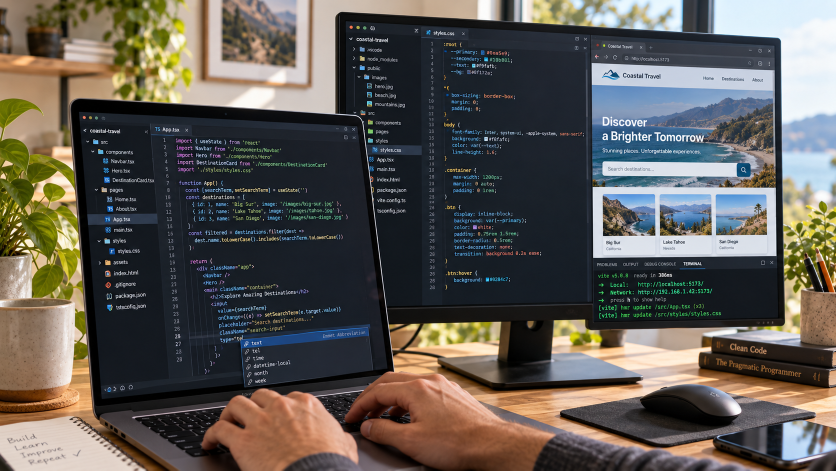
#> input picture output/imagegen/web-development-v2.png, 1672 x 941 px (shown at 1/2 size)
$ python animate-web-development.py web-development-v2.png
#> lines starting #> are read from the running program, lines starting #| are printed output that depends on the picture; after the words box and inside, x2 and y2 are one past the last pixel; in counts of white or black regions, pixels touching at a corner belong together
"""Animate code inside the three screen regions; preserve the rest of the photo."""
from pathlib import Path
import math
import re
import subprocess
import sys
from PIL import Image, ImageDraw, ImageFont, ImageFilter

ROOT = Path(__file__).resolve().parent
FPS, SECONDS = 20, 12
SIZE = (1280, 720)
BASE = Image.open(ROOT / 'web-development-v2.png').convert('RGB').resize(SIZE, Image.Resampling.LANCZOS)
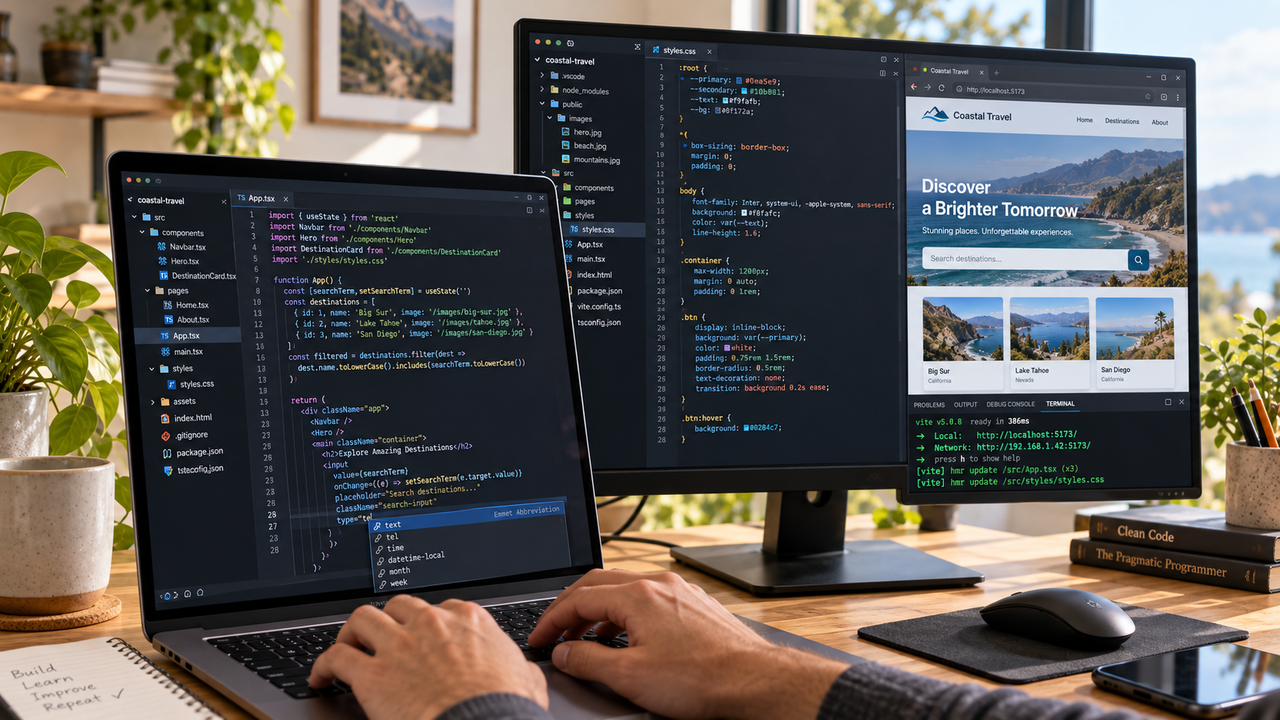
#> BASE: PIL image 1280x720 RGB; mean R, G, B 93.4, 89.5, 84.1
FONT = ImageFont.truetype('/System/Library/Fonts/Menlo.ttc', 14)
BG = (24, 32, 42)
CODE = '''function ProjectCard({ project }) {
  const [isOpen, setIsOpen] = useState(false);

  return (
    <article className="project-card">
      <img src={project.image} alt={project.name} />
      <h2>{project.name}</h2>
      <p>{project.description}</p>
      <button onClick={() => setIsOpen(!isOpen)}>
        Explore project
      </button>
      {isOpen && <ProjectDetails project={project} />}
    </article>
  );
}

export default ProjectCard;

'''
CSS = '''.project-card {
  display: flex;
  flex-direction: column;
  gap: 1rem;
  padding: 1.5rem;
  background: var(--surface);
  border-radius: 16px;
  transition: transform 200ms;
}

.project-card:hover {
  transform: translateY(-4px);
}

.project-grid {
  display: grid;
  grid-template-columns: repeat(3, 1fr);
  gap: 2rem;
  max-width: 1200px;
  margin: 0 auto;
}

.site-header {
  position: sticky;
  top: 0;
  display: flex;
  align-items: center;
  justify-content: space-between;
  padding: 1rem 2rem;
  background: var(--surface);
}

.search-input {
  width: 100%;
  padding: 0.75rem 1rem;
  border: 1px solid var(--border);
  border-radius: 8px;
  color: var(--text);
}

'''
LOGS = [
    '[vite] hot update /src/App.tsx',
    '[vite] hot update /src/styles.css',
    '✓ ProjectCard.tsx compiled in 24ms',
    '✓ GET /projects 200 OK',
    '✓ Build successful · watching files',
    '➜ Local: http://localhost:5173/',
]
TOKENS = re.compile(r'(\"[^\"]*\"|\x27[^\x27]*\x27|\b(?:const|function|return|export|default|import|from)\b|\b\d+(?:\.\d+)?(?:px|ms|rem)?\b|[{}<>();=])')

# [59 lines left out: functions code_line, laptop, monitor, terminal, not called in this run]

def solve(a, b):
    rows = [list(row) + [v] for row, v in zip(a, b)]
    for c in range(8):
        pivot = max(range(c, 8), key=lambda r: abs(rows[r][c]))
        rows[c], rows[pivot] = rows[pivot], rows[c]
        d = rows[c][c]
        rows[c] = [v / d for v in rows[c]]
        for r in range(8):
            if r != c:
                d = rows[r][c]
                rows[r] = [v - d * w for v, w in zip(rows[r], rows[c])]
    return [row[-1] for row in rows]

def prepare(source_size, corners):
#> called with source_size = (540, 650)
    pts = [(x * SIZE[0] / 1672, y * SIZE[1] / 941) for x, y in corners]
    left, top = math.floor(min(p[0] for p in pts)), math.floor(min(p[1] for p in pts))
    right, bottom = math.ceil(max(p[0] for p in pts)), math.ceil(max(p[1] for p in pts))
    pts = [(x - left, y - top) for x, y in pts]
    w, h = source_size
    a, b = [], []
    for (x, y), (u, v) in zip(pts, [(0, 0), (w, 0), (w, h), (0, h)]):
        a.extend([[x, y, 1, 0, 0, 0, -u*x, -u*y], [0, 0, 0, x, y, 1, -v*x, -v*y]])
        b.extend([u, v])
    mask = Image.new('L', (right-left, bottom-top))
#> mask: PIL image 354x389 L; every value is 0
    ImageDraw.Draw(mask).polygon(pts, fill=255)
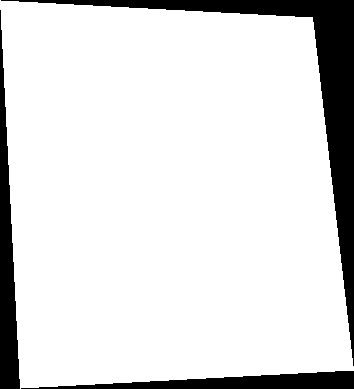
#> mask: PIL image 354x389 L; 87.1% white; 3 black regions, box (x1, y1, x2, y2) and area: (1, 0, 354, 366) 10762, (0, 10, 20, 389) 3890, (21, 371, 354, 389) 3168
    mask = mask.filter(ImageFilter.GaussianBlur(.65))
    return (left, top), mask, solve(a, b)

LAYERS = [
    (laptop, prepare((540, 650), [(307, 274), (715, 296), (769, 757), (334, 781)])),
    (monitor, prepare((430, 650), [(845, 91), (1174, 112), (1175, 605), (842, 611)])),
    (terminal, prepare((500, 124), [(1195, 543), (1555, 542), (1554, 633), (1194, 632)])),
]
#> call 2 of prepare, with source_size = (430, 650)
#> in prepare (call 2), `pts = [(x * SIZE[0] / 1672, y * SIZE[1] / 941) for x, y in corners]`: pts = [(646.9, 69.63), (898.8, 85.7), (899.5, 462.9), (644.6, 467.5)]
#> in prepare (call 2), `left, top = math.floor(min(p[0] for p in pts)), math.floor(min(p[1] fo..`: left = 644; top = 69
#> in prepare (call 2), `right, bottom = math.ceil(max(p[0] for p in pts)), math.ceil(max(p[1] ..`: right = 900; bottom = 468
#> in prepare (call 2), `pts = [(x - left, y - top) for x, y in pts]`: pts = [(2.89, 0.628), (254.8, 16.7), (255.5, 393.9), (0.593, 398.5)]
#> in prepare (call 2), `w, h = source_size`: w = 430; h = 650
#> the loop in prepare (call 2), `for (x, y), (u, v) in zip(pts, [(0, 0), (w, 0), (w, h), (0, h)]):` made 4 passes
#> (x, y, u, v) on passes 1 to 4: (2.89, 0.628, 0, 0), (254.8, 16.7, 430, 0), (255.5, 393.9, 430, 650), (0.593, 398.5, 0, 650)
#> after the loop in prepare (call 2), `for (x, y), (u, v) in zip(pts, [(0, 0), (w, 0), (w, h), (0, h)]):`: a = 8 items; b = [0, 0, 430, 0, 430, 650, 0, 650]
#> in prepare (call 2), `mask = Image.new('L', (right-left, bottom-top))`: mask: PIL image 256x399 L; every value is 0
#> in prepare (call 2), `ImageDraw.Draw(mask).polygon(pts, fill=255)`:
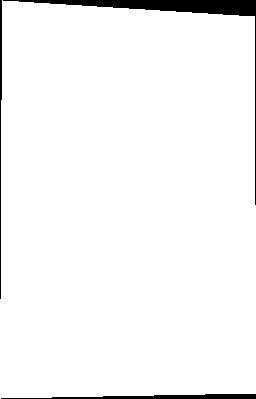
#> mask: PIL image 256x399 L; 96.6% white; 3 black regions, box (x1, y1, x2, y2) and area: (3, 0, 256, 205) 2349, (1, 394, 256, 399) 765, (0, 0, 2, 299) 399
#> the loop in solve (call 2), `for c in range(8):` made 8 passes
#> pivot on passes 1 to 8: 4, 6, 4, 5, 7, 6, 6, 7
#> call 3 of prepare, with source_size = (500, 124)
#> in prepare (call 3), `pts = [(x * SIZE[0] / 1672, y * SIZE[1] / 941) for x, y in corners]`: pts = [(914.8, 415.5), (1190.4, 414.7), (1189.7, 484.3), (914.1, 483.6)]
#> in prepare (call 3), `left, top = math.floor(min(p[0] for p in pts)), math.floor(min(p[1] fo..`: left = 914; top = 414
#> in prepare (call 3), `right, bottom = math.ceil(max(p[0] for p in pts)), math.ceil(max(p[1] ..`: right = 1191; bottom = 485
#> in prepare (call 3), `pts = [(x - left, y - top) for x, y in pts]`: pts = [(0.833, 1.47), (276.4, 0.708), (275.7, 70.34), (0.067, 69.57)]
#> in prepare (call 3), `w, h = source_size`: w = 500; h = 124
#> the loop in prepare (call 3), `for (x, y), (u, v) in zip(pts, [(0, 0), (w, 0), (w, h), (0, h)]):` made 4 passes
#> (x, y, u, v) on passes 1 to 4: (0.833, 1.47, 0, 0), (276.4, 0.708, 500, 0), (275.7, 70.34, 500, 124), (0.067, 69.57, 0, 124)
#> after the loop in prepare (call 3), `for (x, y), (u, v) in zip(pts, [(0, 0), (w, 0), (w, h), (0, h)]):`: b = [0, 0, 500, 0, 500, 124, 0, 124]
#> in prepare (call 3), `mask = Image.new('L', (right-left, bottom-top))`: mask: PIL image 277x71 L; every value is 0
#> in prepare (call 3), `ImageDraw.Draw(mask).polygon(pts, fill=255)`:
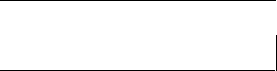
#> mask: PIL image 277x71 L; 97% white; black in thin lines or dots
#> in prepare (call 3), `mask = mask.filter(ImageFilter.GaussianBlur(.65))`:
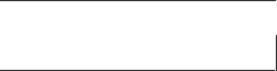
#> mask: PIL image 277x71 L; min 43, max 255, mean 247.4

# [6 lines left out: function frame, not called in this run]

if '--preview' in sys.argv:
    frame(5).save(ROOT / 'web-development-animation-preview.png')
else:
    output = ROOT / 'web-development-animated.mp4'
    command = ['ffmpeg', '-hide_banner', '-loglevel', 'error', '-y', '-f', 'rawvideo', '-pixel_format', 'rgb24', '-video_size', '1280x720', '-framerate', str(FPS), '-i', '-', '-an', '-c:v', 'libx264', '-preset', 'fast', '-crf', '19', '-pix_fmt', 'yuv420p', '-movflags', '+faststart', str(output)]
#> (the run stopped early here; a loop or call above may not have finished)
